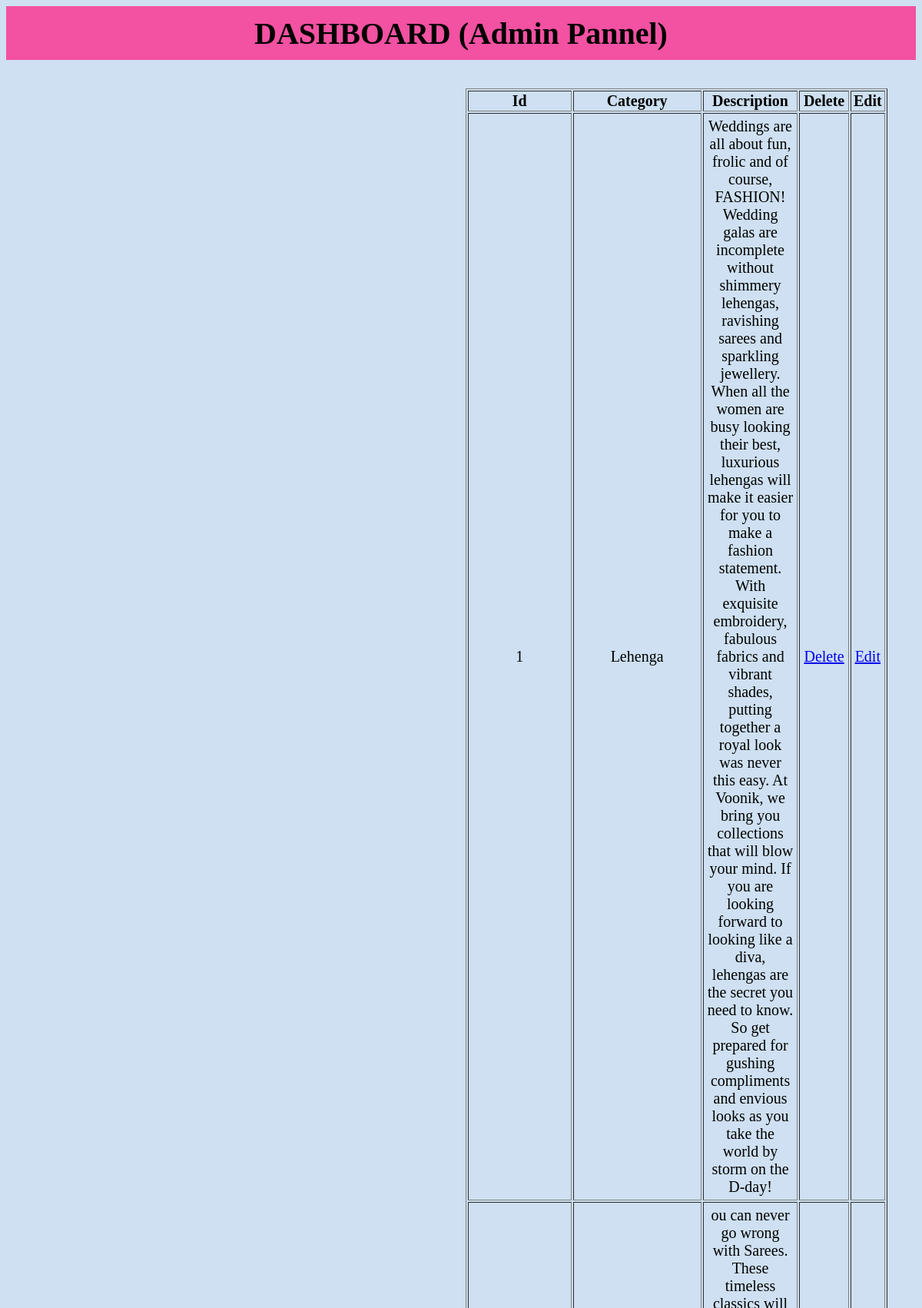
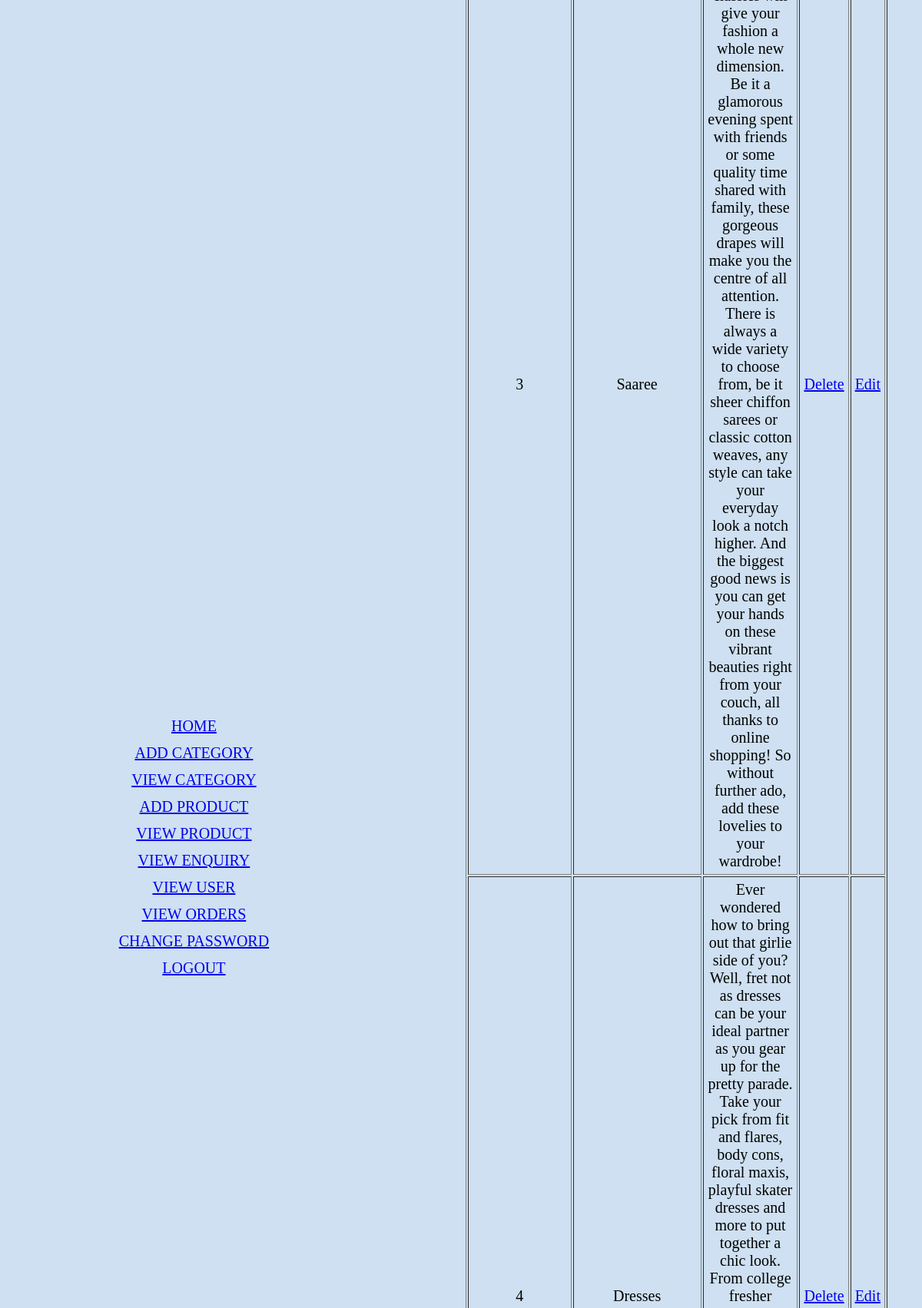
The page /BMART/admin-pannel/view_cat.php (signed in, upper part) on the database its author committed (2 pictures, top to bottom).
### tables this page shows
CREATE TABLE `category` (
  `id` int(255) NOT NULL,
  `category` varchar(10000) NOT NULL,
  `description` mediumtext NOT NULL
);

### BMART/admin-pannel/tablecat.php (the view, shortened to what this page needs)
<?php
if(isset($_SESSION["admin_ses"]))
{
include("connection.php");
$q2="select * from category";
$qry2=$con->query($q2);
echo "<table border='1' style='overflow-x:auto;'>";
echo "<tr><th> Id</th><th>Category</th><th>Description</th><th>Delete</th><th>Edit</th></tr>";
while($r=$qry2->fetch_array())
{
echo "<tr>";
echo "<td>$r[0]</td>";
echo "<td>$r[1]</td>";
echo "<td>$r[2]</td>";
echo "<td><a href='del_cat.php?id=$r[0]'>Delete</a></td>";
echo "<td><a href='edit.php?id=$r[0]'>Edit</a></td>";
echo "</tr>";
}
echo "</table>";
}
else
{
header("location:index.php");
}?>

### BMART/admin-pannel/css/admin.css (style rules this page uses)
td { text-align:center; padding:5px; width:50%; }

### rows shown on the page
category: id "1", category "Lehenga", description "Weddings are all about fun, frolic and of course, FASHION! Wedding galas are incomplete without shimmery lehengas, ravishing sarees and sparkling jewellery. When all the women are busy looking their best, luxurious lehengas will make it easier for you to make a fashion statement. With exquisite embroidery, fabulous fabrics and vibrant shades, putting together a royal look was never this easy. At Voonik, we bring you collections that will blow your mind. If you are looking forward to looking like a diva, lehengas are the secret you need to know. So get prepared for gushing compliments and envious looks as you take the world by storm on the D-day!"
category: id "3", category "Saaree", description "ou can never go wrong with Sarees. These timeless classics will give your fashion a whole new dimension. Be it a glamorous evening spent with friends or some quality time shared with family, these gorgeous drapes will make you the centre of all attention. There is always a wide variety to choose from, be it sheer chiffon sarees or classic cotton weaves, any style can take your everyday look a notch higher. And the biggest good news is you can get your hands on these vibrant beauties right from your couch, all thanks to online shopping! So without further ado, add these lovelies to your wardrobe!"
category: id "4", category "Dresses"
